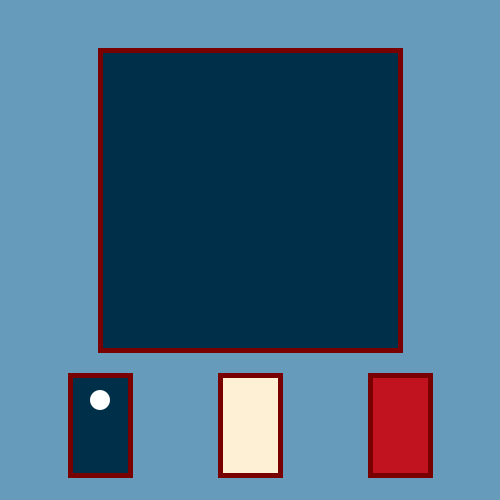
Frame 1 (no input)
Frame 60 (the mouse pressed at the canvas centre just before this capture): identical to frame 1, image omitted
Frame 120 (the mouse held since frame 60 and released just before this capture): identical to frame 1, image omitted

The Processing sketch that drew this single still picture (run headless with seeded random() and noise(); from frame 60 on, the mouse is pressed at the canvas centre):

// Processing sketch: unit_3_checkpoint_2
// ── unit_3_checkpoint_2.pde
//Aaron Su
//Mar. 4th
//2-4


//Start ariables setup ======================================================

color lightBlue = #669bbc;
color darkBlue  = #003049;
color cream     = #fdf0d5;
color lightRed  = #c1121f;
color darkRed   = #780000;
color white     = #FFFFFF;

color selectedColor;

int toggleDarkBlue;
int toggleCream;
int toggleLightRed;

//End ariables setup ========================================================



void tectile(int x1,int x2, int y1, int y2) { //Start tectile ===============
  if (mouseX > x1 && mouseX < x2 && mouseY > y1 && mouseY < y2) {
    stroke(white);
  } else {
    stroke(darkRed);
  }
} //End tectile =============================================================



void light(int toggle, int x,int y) { //Start light =========================
  if (toggle > 0) {
    noStroke();
    fill(white);
    ellipse(x,y,20,20);
  }
} //End light ===============================================================



void setup() { //Start setup ================================================

  size(500,500);
  background(lightBlue);
  
  selectedColor = darkBlue;
  
  toggleDarkBlue = 1;
  toggleCream    = -1;
  toggleLightRed = -1;

} //End setup ================================================================



void draw() { //Start draw ===================================================

  strokeWeight(5);

  //Indicator
    stroke(darkRed);
    fill(selectedColor);
    rect(100,50,300,300);

  //Dark Blue button
    tectile(70,130,375,475);
    fill(darkBlue);
    rect(70,375,60,100);
    light(toggleDarkBlue,100,400);
  
  //Cream button
    tectile(220,280,375,475);
    fill(cream);
    rect(220,375,60,100);
    light(toggleCream,250,400);

    
  //Light Red button
    tectile(370,430,375,475);
    fill(lightRed);
    rect(370,375,60,100); 
    light(toggleLightRed,400,400);

} //End draw =================================================================



void mouseReleased() { // Start mouseReleased ================================

  //Dark Blue button
    if (mouseX > 70 && mouseX < 130 && mouseY > 375 && mouseY < 475) {
      selectedColor = darkBlue;
      toggleDarkBlue = 1;
      toggleCream = -1;
      toggleLightRed = -1;
    }

  //Cream button
    if (mouseX > 220 && mouseX < 280 && mouseY > 375 && mouseY < 475) {
      selectedColor = cream;
      toggleDarkBlue = -1;
      toggleCream = 1;
      toggleLightRed = -1;
    }

  //Light Red button
    if (mouseX > 370 && mouseX < 430 && mouseY > 375 && mouseY < 475) {
      selectedColor = lightRed;
      toggleDarkBlue = -1;
      toggleCream = -1;
      toggleLightRed = 1;      
    }

} // End mouseReleased =======================================================
